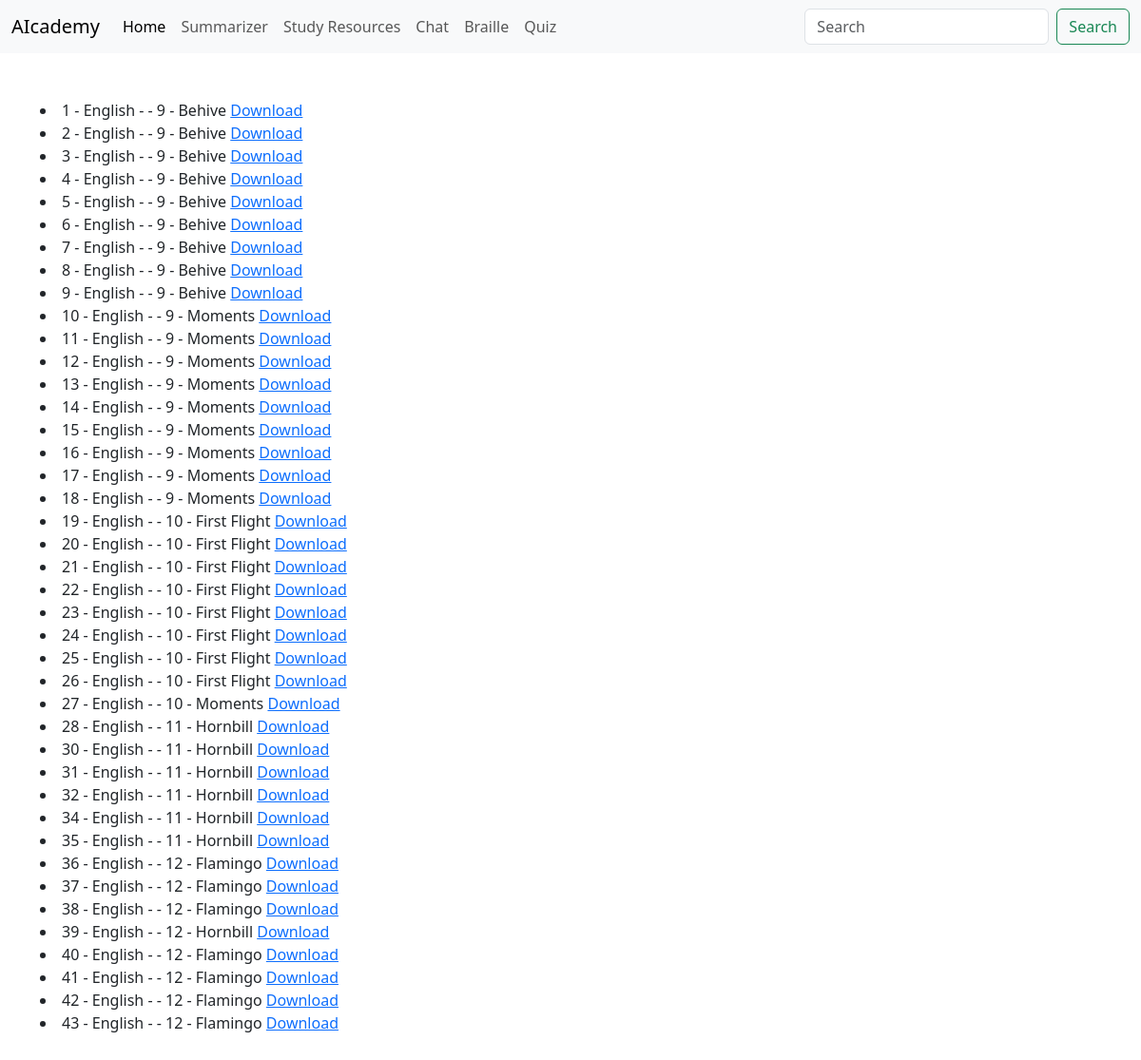
Page /study-resources/ on the committed database.
### home/models.py (models this page shows)
class studyresource(models.Model):
    subjectid = models.AutoField(primary_key=True)
    subject = models.CharField(max_length = 255)
    chaptername = models.CharField(max_length = 255)
    standard = models.CharField(max_length = 255)
    booktitle = models.CharField(max_length = 255)
    file = models.FileField(upload_to='uploads/')

### home/views.py (the view)
# urls.py: path('study-resources/', views.study_resource_list, name='study_resource_list'),
def study_resource_list(request):
    resources = studyresource.objects.filter(subject='English')
    params = {'resources': resources}
    print(resources)
    return render(request, 'study_resource_list.html', params)

### templates/study_resource_list.html (shortened to what this page needs)
{%extends 'base.html' %}
{% block body %}
<form action='/summarize' method='get'>
<div class = 'container mx-15 my-5' >
    {% for resource in resources %}
    <li>
        {{ resource.subjectid }} - {{ resource.subject }} - {{ resource.chapter }} - {{ resource.standard }} - {{ resource.booktitle }}
        <a href="{{ resource.file.url }}" download>Download</a>
    </li>
{% endfor %}
{%endblock%}

### templates/base.html (shortened to what this page needs)
<!doctype html>
<html lang="en">
  <head>
    <link href="https://cdn.jsdelivr.net/npm/bootstrap@5.3.2/dist/css/bootstrap.min.css" rel="stylesheet">
  </head>
  <body>
    <nav class="navbar navbar-expand-lg bg-body-tertiary">
        <div class="container-fluid">
          <a class="navbar-brand" href="#">AIcademy</a>
          <div class="collapse navbar-collapse" id="navbarSupportedContent">
            <ul class="navbar-nav me-auto mb-2 mb-lg-0">
              <li class="nav-item">
                <a class="nav-link active" aria-current="page" href="/">Home</a>
              </li>
              <li class="nav-item">
                <a class="nav-link" href="/summarize">Summarizer</a>
              </li>
              <li class="nav-item">
                <a class="nav-link" href="/study-resources">Study Resources</a>
              </li>
              <li class="nav-item">
                <a class="nav-link" href="/chat">Chat</a>
              </li>
              <li class="nav-item">
                <a class="nav-link" href="/braille">Braille</a>
              </li>
              <li class="nav-item">
                <a class="nav-link" href="/quiz">Quiz</a>
              </li>
            </ul>
            <form class="d-flex" role="search">
              <input class="form-control me-2" type="search" placeholder="Search" aria-label="Search">
              <button class="btn btn-outline-success" type="submit">Search</button>
            </form>
          </div>
        </div>
      </nav>
  {% block body %} {% endblock body %}
    </body>
</html>

### rows in the picture
studyresource: subjectid "1", subject "English", standard "9", booktitle "Behive"
studyresource: subjectid "2", subject "English", standard "9", booktitle "Behive"
studyresource: subjectid "3", subject "English", standard "9", booktitle "Behive"
studyresource: subjectid "4", subject "English", standard "9", booktitle "Behive"
studyresource: subjectid "5", subject "English", standard "9", booktitle "Behive"
studyresource: subjectid "6", subject "English", standard "9", booktitle "Behive"
studyresource: subjectid "7", subject "English", standard "9", booktitle "Behive"
studyresource: subjectid "8", subject "English", standard "9", booktitle "Behive"
studyresource: subjectid "9", subject "English", standard "9", booktitle "Behive"
studyresource: subjectid "10", subject "English", standard "9", booktitle "Moments"
studyresource: subjectid "11", subject "English", standard "9", booktitle "Moments"
studyresource: subjectid "12", subject "English", standard "9", booktitle "Moments"
studyresource: subjectid "13", subject "English", standard "9", booktitle "Moments"
studyresource: subjectid "14", subject "English", standard "9", booktitle "Moments"
studyresource: subjectid "15", subject "English", standard "9", booktitle "Moments"
studyresource: subjectid "16", subject "English", standard "9", booktitle "Moments"
studyresource: subjectid "17", subject "English", standard "9", booktitle "Moments"
studyresource: subjectid "18", subject "English", standard "9", booktitle "Moments"
studyresource: subjectid "19", subject "English", standard "10", booktitle "First Flight"
studyresource: subjectid "20", subject "English", standard "10", booktitle "First Flight"
studyresource: subjectid "21", subject "English", standard "10", booktitle "First Flight"
studyresource: subjectid "22", subject "English", standard "10", booktitle "First Flight"
studyresource: subjectid "23", subject "English", standard "10", booktitle "First Flight"
studyresource: subjectid "24", subject "English", standard "10", booktitle "First Flight"
studyresource: subjectid "25", subject "English", standard "10", booktitle "First Flight"
studyresource: subjectid "26", subject "English", standard "10", booktitle "First Flight"
studyresource: subjectid "27", subject "English", standard "10", booktitle "Moments"
studyresource: subjectid "28", subject "English", standard "11", booktitle "Hornbill"
studyresource: subjectid "30", subject "English", standard "11", booktitle "Hornbill"
studyresource: subjectid "31", subject "English", standard "11", booktitle "Hornbill"
studyresource: subjectid "32", subject "English", standard "11", booktitle "Hornbill"
studyresource: subjectid "34", subject "English", standard "11", booktitle "Hornbill"
studyresource: subjectid "35", subject "English", standard "11", booktitle "Hornbill"
studyresource: subjectid "36", subject "English", standard "12", booktitle "Flamingo"
studyresource: subjectid "37", subject "English", standard "12", booktitle "Flamingo"
studyresource: subjectid "38", subject "English", standard "12", booktitle "Flamingo"
studyresource: subjectid "39", subject "English", standard "12", booktitle "Hornbill"
studyresource: subjectid "40", subject "English", standard "12", booktitle "Flamingo"
studyresource: subjectid "41", subject "English", standard "12", booktitle "Flamingo"
studyresource: subjectid "42", subject "English", standard "12", booktitle "Flamingo"
studyresource: subjectid "43", subject "English", standard "12", booktitle "Flamingo"
